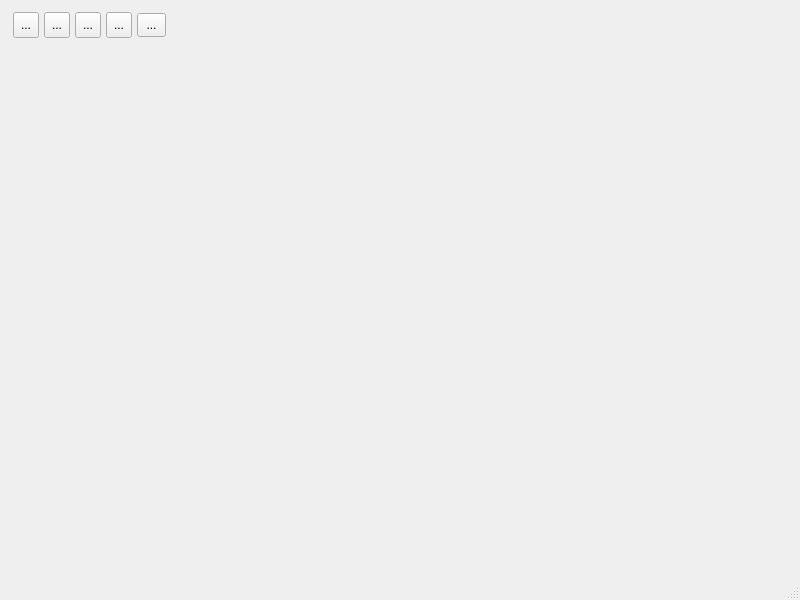
<?xml version="1.0" encoding="UTF-8"?>
<ui version="4.0">
 <class>MainWindow</class>
 <widget class="QMainWindow" name="MainWindow">
  <property name="geometry">
   <rect>
    <x>0</x>
    <y>0</y>
    <width>800</width>
    <height>600</height>
   </rect>
  </property>
  <property name="sizePolicy">
   <sizepolicy hsizetype="Preferred" vsizetype="Preferred">
    <horstretch>0</horstretch>
    <verstretch>0</verstretch>
   </sizepolicy>
  </property>
  <property name="windowTitle">
   <string>Lucidity</string>
  </property>
  <widget class="QWidget" name="centralwidget">
   <widget class="QFrame" name="horizontalFrame">
    <property name="geometry">
     <rect>
      <x>0</x>
      <y>0</y>
      <width>181</width>
      <height>50</height>
     </rect>
    </property>
    <property name="sizePolicy">
     <sizepolicy hsizetype="Fixed" vsizetype="Preferred">
      <horstretch>0</horstretch>
      <verstretch>0</verstretch>
     </sizepolicy>
    </property>
    <property name="minimumSize">
     <size>
      <width>0</width>
      <height>46</height>
     </size>
    </property>
    <layout class="QHBoxLayout" name="horizontalLayout">
     <property name="spacing">
      <number>1</number>
     </property>
     <item>
      <widget class="QToolButton" name="toolButton_2">
       <property name="minimumSize">
        <size>
         <width>26</width>
         <height>26</height>
        </size>
       </property>
       <property name="text">
        <string>...</string>
       </property>
       <property name="icon">
        <iconset>
         <normaloff>../graphics/icons/Left-Arrow.png</normaloff>../graphics/icons/Left-Arrow.png</iconset>
       </property>
      </widget>
     </item>
     <item>
      <widget class="QToolButton" name="toolButton_3">
       <property name="minimumSize">
        <size>
         <width>26</width>
         <height>26</height>
        </size>
       </property>
       <property name="text">
        <string>...</string>
       </property>
       <property name="icon">
        <iconset>
         <normaloff>../graphics/icons/Right-Arrow.png</normaloff>../graphics/icons/Right-Arrow.png</iconset>
       </property>
      </widget>
     </item>
     <item>
      <widget class="QToolButton" name="toolButton_5">
       <property name="minimumSize">
        <size>
         <width>26</width>
         <height>26</height>
        </size>
       </property>
       <property name="text">
        <string>...</string>
       </property>
       <property name="icon">
        <iconset>
         <normaloff>../graphics/icons/Up-Arrow.png</normaloff>../graphics/icons/Up-Arrow.png</iconset>
       </property>
      </widget>
     </item>
     <item>
      <widget class="QToolButton" name="toolButton_4">
       <property name="minimumSize">
        <size>
         <width>26</width>
         <height>26</height>
        </size>
       </property>
       <property name="text">
        <string>...</string>
       </property>
       <property name="icon">
        <iconset>
         <normaloff>../graphics/icons/Down-Arrow.png</normaloff>../graphics/icons/Down-Arrow.png</iconset>
       </property>
      </widget>
     </item>
     <item>
      <widget class="QToolButton" name="toolButton">
       <property name="minimumSize">
        <size>
         <width>29</width>
         <height>24</height>
        </size>
       </property>
       <property name="text">
        <string>...</string>
       </property>
      </widget>
     </item>
    </layout>
   </widget>
  </widget>
  <widget class="QMenuBar" name="menubar">
   <property name="geometry">
    <rect>
     <x>0</x>
     <y>0</y>
     <width>800</width>
     <height>22</height>
    </rect>
   </property>
  </widget>
  <widget class="QStatusBar" name="statusbar"/>
 </widget>
 <resources/>
 <connections/>
</ui>
